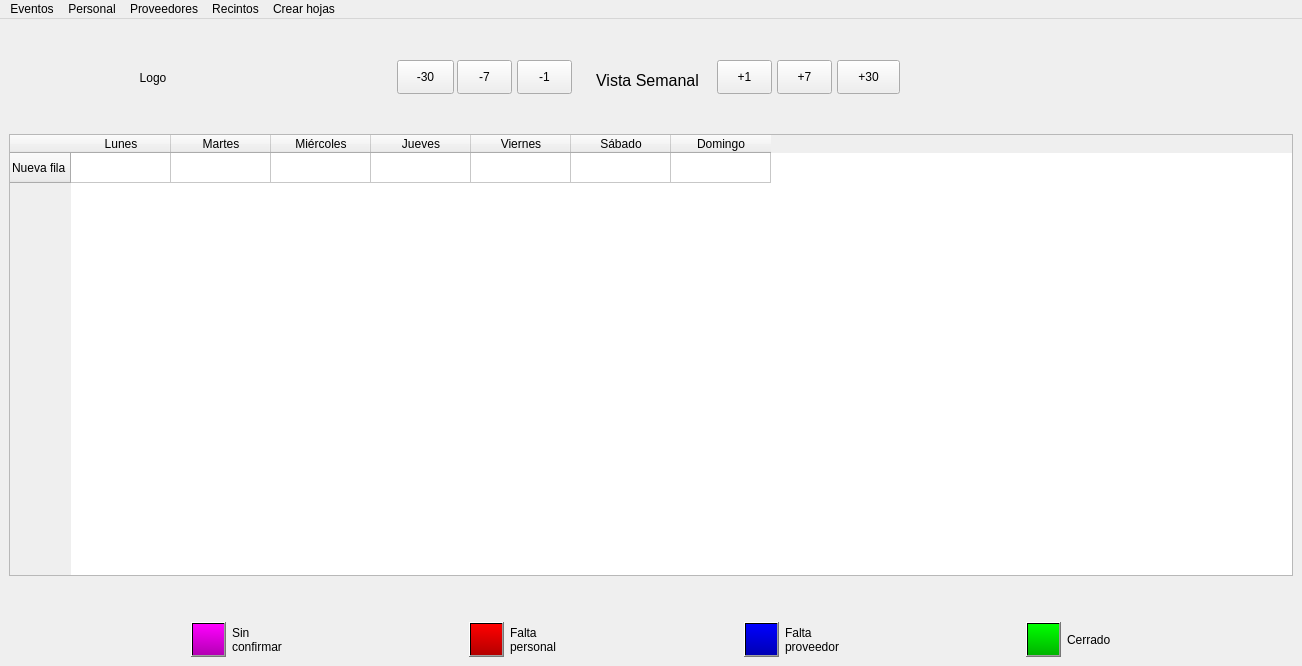
<?xml version="1.0" encoding="UTF-8"?>
<ui version="4.0">
 <class>MainWindow</class>
 <widget class="QMainWindow" name="MainWindow">
  <property name="geometry">
   <rect>
    <x>0</x>
    <y>0</y>
    <width>1302</width>
    <height>666</height>
   </rect>
  </property>
  <property name="sizePolicy">
   <sizepolicy hsizetype="Expanding" vsizetype="Expanding">
    <horstretch>1</horstretch>
    <verstretch>1</verstretch>
   </sizepolicy>
  </property>
  <property name="minimumSize">
   <size>
    <width>0</width>
    <height>0</height>
   </size>
  </property>
  <property name="sizeIncrement">
   <size>
    <width>0</width>
    <height>0</height>
   </size>
  </property>
  <property name="baseSize">
   <size>
    <width>0</width>
    <height>0</height>
   </size>
  </property>
  <property name="windowTitle">
   <string>MainWindow</string>
  </property>
  <property name="autoFillBackground">
   <bool>false</bool>
  </property>
  <property name="styleSheet">
   <string notr="true"/>
  </property>
  <widget class="QWidget" name="centralwidget">
   <layout class="QVBoxLayout" name="verticalLayout">
    <item>
     <layout class="QHBoxLayout" name="horizontalLayout_3">
      <item>
       <widget class="QLabel" name="logo">
        <property name="sizePolicy">
         <sizepolicy hsizetype="Fixed" vsizetype="Preferred">
          <horstretch>0</horstretch>
          <verstretch>0</verstretch>
         </sizepolicy>
        </property>
        <property name="minimumSize">
         <size>
          <width>200</width>
          <height>100</height>
         </size>
        </property>
        <property name="text">
         <string>Logo</string>
        </property>
        <property name="alignment">
         <set>Qt::AlignCenter</set>
        </property>
       </widget>
      </item>
      <item>
       <spacer name="horizontalSpacer">
        <property name="orientation">
         <enum>Qt::Horizontal</enum>
        </property>
        <property name="sizeType">
         <enum>QSizePolicy::Fixed</enum>
        </property>
        <property name="sizeHint" stdset="0">
         <size>
          <width>84</width>
          <height>17</height>
         </size>
        </property>
       </spacer>
      </item>
      <item>
       <widget class="QWidget" name="widgetCal" native="true">
        <property name="sizePolicy">
         <sizepolicy hsizetype="Fixed" vsizetype="Fixed">
          <horstretch>0</horstretch>
          <verstretch>0</verstretch>
         </sizepolicy>
        </property>
        <property name="minimumSize">
         <size>
          <width>526</width>
          <height>56</height>
         </size>
        </property>
        <widget class="QToolButton" name="buttonNext1">
         <property name="geometry">
          <rect>
           <x>330</x>
           <y>10</y>
           <width>55</width>
           <height>34</height>
          </rect>
         </property>
         <property name="minimumSize">
          <size>
           <width>55</width>
           <height>25</height>
          </size>
         </property>
         <property name="text">
          <string>+1</string>
         </property>
        </widget>
        <widget class="QToolButton" name="buttonNext30">
         <property name="geometry">
          <rect>
           <x>450</x>
           <y>10</y>
           <width>63</width>
           <height>34</height>
          </rect>
         </property>
         <property name="minimumSize">
          <size>
           <width>55</width>
           <height>25</height>
          </size>
         </property>
         <property name="text">
          <string>+30</string>
         </property>
        </widget>
        <widget class="QToolButton" name="buttonPrev7">
         <property name="geometry">
          <rect>
           <x>70</x>
           <y>10</y>
           <width>55</width>
           <height>34</height>
          </rect>
         </property>
         <property name="minimumSize">
          <size>
           <width>55</width>
           <height>25</height>
          </size>
         </property>
         <property name="text">
          <string>-7</string>
         </property>
        </widget>
        <widget class="QToolButton" name="buttonPrev1">
         <property name="geometry">
          <rect>
           <x>130</x>
           <y>10</y>
           <width>55</width>
           <height>34</height>
          </rect>
         </property>
         <property name="minimumSize">
          <size>
           <width>55</width>
           <height>25</height>
          </size>
         </property>
         <property name="text">
          <string>-1</string>
         </property>
        </widget>
        <widget class="QLabel" name="labelVista">
         <property name="geometry">
          <rect>
           <x>190</x>
           <y>10</y>
           <width>141</width>
           <height>41</height>
          </rect>
         </property>
         <property name="styleSheet">
          <string notr="true">font: 12pt;</string>
         </property>
         <property name="text">
          <string>Vista Semanal</string>
         </property>
         <property name="alignment">
          <set>Qt::AlignCenter</set>
         </property>
        </widget>
        <widget class="QToolButton" name="buttonPrev30">
         <property name="geometry">
          <rect>
           <x>10</x>
           <y>10</y>
           <width>57</width>
           <height>34</height>
          </rect>
         </property>
         <property name="minimumSize">
          <size>
           <width>55</width>
           <height>25</height>
          </size>
         </property>
         <property name="text">
          <string>-30</string>
         </property>
        </widget>
        <widget class="QToolButton" name="buttonNext7">
         <property name="geometry">
          <rect>
           <x>390</x>
           <y>10</y>
           <width>55</width>
           <height>34</height>
          </rect>
         </property>
         <property name="minimumSize">
          <size>
           <width>55</width>
           <height>25</height>
          </size>
         </property>
         <property name="text">
          <string>+7</string>
         </property>
        </widget>
       </widget>
      </item>
      <item>
       <spacer name="horizontalSpacer_2">
        <property name="orientation">
         <enum>Qt::Horizontal</enum>
        </property>
        <property name="sizeType">
         <enum>QSizePolicy::Fixed</enum>
        </property>
        <property name="sizeHint" stdset="0">
         <size>
          <width>84</width>
          <height>17</height>
         </size>
        </property>
       </spacer>
      </item>
      <item>
       <widget class="QLabel" name="logo_2">
        <property name="sizePolicy">
         <sizepolicy hsizetype="Fixed" vsizetype="Preferred">
          <horstretch>0</horstretch>
          <verstretch>0</verstretch>
         </sizepolicy>
        </property>
        <property name="minimumSize">
         <size>
          <width>200</width>
          <height>100</height>
         </size>
        </property>
        <property name="text">
         <string/>
        </property>
        <property name="alignment">
         <set>Qt::AlignCenter</set>
        </property>
       </widget>
      </item>
     </layout>
    </item>
    <item>
     <widget class="QTableWidget" name="tableWidget">
      <property name="sizeIncrement">
       <size>
        <width>0</width>
        <height>0</height>
       </size>
      </property>
      <property name="styleSheet">
       <string notr="true"/>
      </property>
      <property name="sizeAdjustPolicy">
       <enum>QAbstractScrollArea::AdjustIgnored</enum>
      </property>
      <property name="selectionBehavior">
       <enum>QAbstractItemView::SelectItems</enum>
      </property>
      <row>
       <property name="text">
        <string>Nueva fila</string>
       </property>
      </row>
      <column>
       <property name="text">
        <string>Lunes</string>
       </property>
      </column>
      <column>
       <property name="text">
        <string>Martes</string>
       </property>
      </column>
      <column>
       <property name="text">
        <string>Miércoles</string>
       </property>
      </column>
      <column>
       <property name="text">
        <string>Jueves</string>
       </property>
      </column>
      <column>
       <property name="text">
        <string>Viernes</string>
       </property>
      </column>
      <column>
       <property name="text">
        <string>Sábado</string>
       </property>
      </column>
      <column>
       <property name="text">
        <string>Domingo</string>
       </property>
      </column>
     </widget>
    </item>
    <item>
     <spacer name="verticalSpacer">
      <property name="orientation">
       <enum>Qt::Vertical</enum>
      </property>
      <property name="sizeType">
       <enum>QSizePolicy::Fixed</enum>
      </property>
      <property name="sizeHint" stdset="0">
       <size>
        <width>20</width>
        <height>40</height>
       </size>
      </property>
     </spacer>
    </item>
    <item>
     <layout class="QHBoxLayout" name="horizontalLayout_2">
      <property name="leftMargin">
       <number>0</number>
      </property>
      <item>
       <spacer name="horizontalSpacer_4">
        <property name="orientation">
         <enum>Qt::Horizontal</enum>
        </property>
        <property name="sizeHint" stdset="0">
         <size>
          <width>40</width>
          <height>20</height>
         </size>
        </property>
       </spacer>
      </item>
      <item>
       <widget class="QToolButton" name="buttonSinConf">
        <property name="minimumSize">
         <size>
          <width>35</width>
          <height>35</height>
         </size>
        </property>
        <property name="styleSheet">
         <string notr="true">background-color: qlineargradient(spread:pad, x1:0.562, y1:0, x2:0.522, y2:1, stop:0 rgba(255, 0, 255, 255), stop:1 rgba(180, 0, 180, 255));</string>
        </property>
        <property name="text">
         <string/>
        </property>
       </widget>
      </item>
      <item>
       <widget class="QLabel" name="label">
        <property name="text">
         <string>Sin
confirmar</string>
        </property>
       </widget>
      </item>
      <item>
       <spacer name="horizontalSpacer_5">
        <property name="orientation">
         <enum>Qt::Horizontal</enum>
        </property>
        <property name="sizeHint" stdset="0">
         <size>
          <width>40</width>
          <height>20</height>
         </size>
        </property>
       </spacer>
      </item>
      <item>
       <widget class="QToolButton" name="buttonPersonal">
        <property name="minimumSize">
         <size>
          <width>35</width>
          <height>35</height>
         </size>
        </property>
        <property name="styleSheet">
         <string notr="true">background-color: qlineargradient(spread:pad, x1:0.562, y1:0, x2:0.522, y2:1, stop:0 rgba(255, 0, 0, 255), stop:1 rgba(180, 0, 0, 255));</string>
        </property>
        <property name="text">
         <string/>
        </property>
       </widget>
      </item>
      <item>
       <widget class="QLabel" name="label_2">
        <property name="text">
         <string>Falta
personal</string>
        </property>
       </widget>
      </item>
      <item>
       <spacer name="horizontalSpacer_6">
        <property name="orientation">
         <enum>Qt::Horizontal</enum>
        </property>
        <property name="sizeHint" stdset="0">
         <size>
          <width>40</width>
          <height>20</height>
         </size>
        </property>
       </spacer>
      </item>
      <item>
       <widget class="QToolButton" name="buttonProveedor">
        <property name="minimumSize">
         <size>
          <width>35</width>
          <height>35</height>
         </size>
        </property>
        <property name="styleSheet">
         <string notr="true">background-color: qlineargradient(spread:pad, x1:0.562, y1:0, x2:0.522, y2:1, stop:0 rgba(0, 0, 255, 255), stop:1 rgba(0, 0, 180, 255));</string>
        </property>
        <property name="text">
         <string/>
        </property>
       </widget>
      </item>
      <item>
       <widget class="QLabel" name="label_3">
        <property name="text">
         <string>Falta
proveedor</string>
        </property>
       </widget>
      </item>
      <item>
       <spacer name="horizontalSpacer_7">
        <property name="orientation">
         <enum>Qt::Horizontal</enum>
        </property>
        <property name="sizeHint" stdset="0">
         <size>
          <width>40</width>
          <height>20</height>
         </size>
        </property>
       </spacer>
      </item>
      <item>
       <widget class="QToolButton" name="buttonCerrado">
        <property name="minimumSize">
         <size>
          <width>35</width>
          <height>35</height>
         </size>
        </property>
        <property name="styleSheet">
         <string notr="true">background-color: qlineargradient(spread:pad, x1:0.562, y1:0, x2:0.522, y2:1, stop:0 rgba(0, 255, 0, 255), stop:1 rgba(0, 180, 0, 255));</string>
        </property>
        <property name="text">
         <string/>
        </property>
       </widget>
      </item>
      <item>
       <widget class="QLabel" name="label_4">
        <property name="text">
         <string>Cerrado</string>
        </property>
       </widget>
      </item>
      <item>
       <spacer name="horizontalSpacer_3">
        <property name="orientation">
         <enum>Qt::Horizontal</enum>
        </property>
        <property name="sizeHint" stdset="0">
         <size>
          <width>40</width>
          <height>20</height>
         </size>
        </property>
       </spacer>
      </item>
     </layout>
    </item>
   </layout>
  </widget>
  <widget class="QMenuBar" name="menubar">
   <property name="geometry">
    <rect>
     <x>0</x>
     <y>0</y>
     <width>1302</width>
     <height>26</height>
    </rect>
   </property>
   <property name="defaultUp">
    <bool>false</bool>
   </property>
   <widget class="QMenu" name="menuPersonal">
    <property name="title">
     <string>Personal</string>
    </property>
    <addaction name="action_alta_personal"/>
    <addaction name="action_consultar_personal"/>
    <addaction name="actionProject_Managers"/>
   </widget>
   <widget class="QMenu" name="menuEventos">
    <property name="title">
     <string>Eventos</string>
    </property>
    <addaction name="action_crear_evento"/>
    <addaction name="action_consultar_evento"/>
   </widget>
   <widget class="QMenu" name="menuCrear_hojas">
    <property name="title">
     <string>Crear hojas</string>
    </property>
    <addaction name="action_crear_hoja_de_ruta"/>
    <addaction name="action_crear_hoja_de_bolos"/>
    <addaction name="action_crear_hoja_de_transportes"/>
   </widget>
   <widget class="QMenu" name="menuProveedores">
    <property name="title">
     <string>Proveedores</string>
    </property>
    <addaction name="action_alta_proveedor"/>
    <addaction name="action_consultar_proveedor"/>
   </widget>
   <widget class="QMenu" name="menuRecintos">
    <property name="title">
     <string>Recintos</string>
    </property>
    <addaction name="action_alta_recinto"/>
   </widget>
   <addaction name="menuEventos"/>
   <addaction name="menuPersonal"/>
   <addaction name="menuProveedores"/>
   <addaction name="menuRecintos"/>
   <addaction name="menuCrear_hojas"/>
  </widget>
  <action name="action_crear_hoja_de_ruta">
   <property name="text">
    <string>Crear hoja de ruta</string>
   </property>
  </action>
  <action name="action_crear_hoja_de_bolos">
   <property name="text">
    <string>Crear hoja de bolos</string>
   </property>
  </action>
  <action name="action_crear_hoja_de_almac_n">
   <property name="text">
    <string>Crear hoja de almacén</string>
   </property>
  </action>
  <action name="action_guardar">
   <property name="text">
    <string>Guardar</string>
   </property>
  </action>
  <action name="action_imprimir">
   <property name="text">
    <string>Imprimir</string>
   </property>
  </action>
  <action name="action_crear_hoja_de_transportes">
   <property name="text">
    <string>Crear hoja de transportes</string>
   </property>
  </action>
  <action name="action_crear_evento">
   <property name="text">
    <string>Crear Evento</string>
   </property>
  </action>
  <action name="action_consultar_evento">
   <property name="text">
    <string>Consultar Evento</string>
   </property>
  </action>
  <action name="action_alta_personal">
   <property name="text">
    <string>Alta BBDD</string>
   </property>
  </action>
  <action name="action_consultar_personal">
   <property name="text">
    <string>Consultar BBDD</string>
   </property>
  </action>
  <action name="action_alta_proveedor">
   <property name="text">
    <string>Alta BBDD</string>
   </property>
  </action>
  <action name="action_consultar_proveedor">
   <property name="text">
    <string>Consultar BBDD</string>
   </property>
  </action>
  <action name="action_alta_recinto">
   <property name="text">
    <string>Alta BBDD</string>
   </property>
  </action>
  <action name="action_consultar_recintos">
   <property name="text">
    <string>Consultar BBDD</string>
   </property>
  </action>
  <action name="actionProject_Managers">
   <property name="text">
    <string>Project Managers</string>
   </property>
  </action>
 </widget>
 <resources/>
 <connections/>
</ui>
